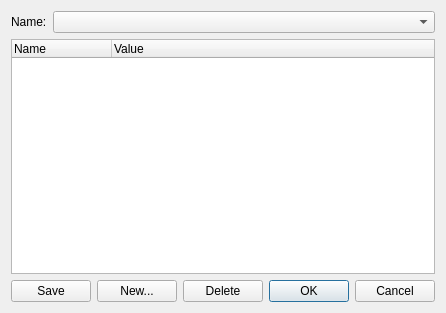
<?xml version="1.0" encoding="UTF-8"?>
<ui version="4.0">
 <class>Templates</class>
 <widget class="QDialog" name="Templates">
  <property name="geometry">
   <rect>
    <x>0</x>
    <y>0</y>
    <width>435</width>
    <height>313</height>
   </rect>
  </property>
  <property name="windowTitle">
   <string>Templates</string>
  </property>
  <layout class="QVBoxLayout" name="verticalLayout">
   <item>
    <layout class="QHBoxLayout" name="horizontalLayout">
     <item>
      <widget class="QLabel" name="label">
       <property name="text">
        <string>Name:</string>
       </property>
      </widget>
     </item>
     <item>
      <widget class="QComboBox" name="comboBoxNew">
       <property name="sizePolicy">
        <sizepolicy hsizetype="Expanding" vsizetype="Fixed">
         <horstretch>0</horstretch>
         <verstretch>0</verstretch>
        </sizepolicy>
       </property>
      </widget>
     </item>
    </layout>
   </item>
   <item>
    <widget class="QTreeWidget" name="treeWidget">
     <property name="rootIsDecorated">
      <bool>false</bool>
     </property>
     <column>
      <property name="text">
       <string>Name</string>
      </property>
     </column>
     <column>
      <property name="text">
       <string>Value</string>
      </property>
     </column>
    </widget>
   </item>
   <item>
    <layout class="QHBoxLayout" name="horizontalLayout_2">
     <item>
      <widget class="QPushButton" name="pushButton_Save">
       <property name="text">
        <string>Save</string>
       </property>
      </widget>
     </item>
     <item>
      <widget class="QPushButton" name="pushButton_New">
       <property name="text">
        <string>New...</string>
       </property>
      </widget>
     </item>
     <item>
      <widget class="QPushButton" name="pushButton_Delete">
       <property name="text">
        <string>Delete</string>
       </property>
      </widget>
     </item>
     <item>
      <spacer name="horizontalSpacer">
       <property name="orientation">
        <enum>Qt::Horizontal</enum>
       </property>
       <property name="sizeHint" stdset="0">
        <size>
         <width>40</width>
         <height>20</height>
        </size>
       </property>
      </spacer>
     </item>
     <item>
      <widget class="QDialogButtonBox" name="buttonBox">
       <property name="orientation">
        <enum>Qt::Horizontal</enum>
       </property>
       <property name="standardButtons">
        <set>QDialogButtonBox::Cancel|QDialogButtonBox::Ok</set>
       </property>
      </widget>
     </item>
    </layout>
   </item>
  </layout>
 </widget>
 <tabstops>
  <tabstop>comboBoxNew</tabstop>
  <tabstop>treeWidget</tabstop>
  <tabstop>pushButton_Save</tabstop>
  <tabstop>pushButton_New</tabstop>
  <tabstop>pushButton_Delete</tabstop>
  <tabstop>buttonBox</tabstop>
 </tabstops>
 <resources/>
 <connections>
  <connection>
   <sender>buttonBox</sender>
   <signal>accepted()</signal>
   <receiver>Templates</receiver>
   <slot>accept()</slot>
   <hints>
    <hint type="sourcelabel">
     <x>424</x>
     <y>302</y>
    </hint>
    <hint type="destinationlabel">
     <x>157</x>
     <y>274</y>
    </hint>
   </hints>
  </connection>
  <connection>
   <sender>buttonBox</sender>
   <signal>rejected()</signal>
   <receiver>Templates</receiver>
   <slot>reject()</slot>
   <hints>
    <hint type="sourcelabel">
     <x>424</x>
     <y>302</y>
    </hint>
    <hint type="destinationlabel">
     <x>286</x>
     <y>274</y>
    </hint>
   </hints>
  </connection>
 </connections>
</ui>
